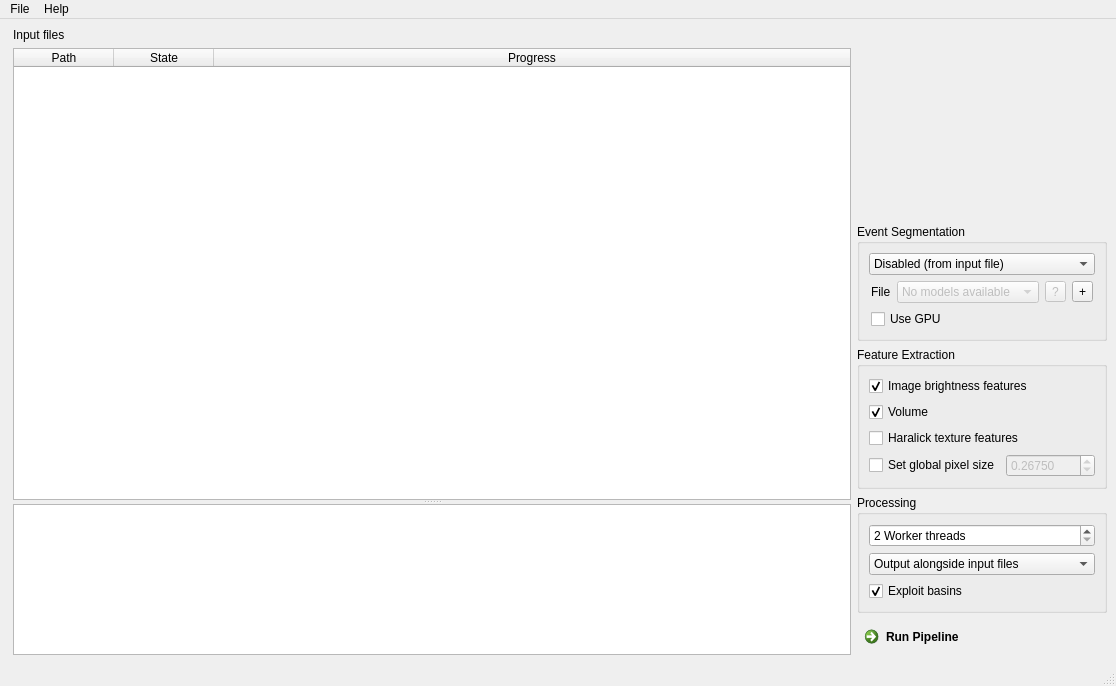
<?xml version="1.0" encoding="UTF-8"?>
<ui version="4.0">
 <class>MainWindow</class>
 <widget class="QMainWindow" name="MainWindow">
  <property name="geometry">
   <rect>
    <x>0</x>
    <y>0</y>
    <width>1116</width>
    <height>686</height>
   </rect>
  </property>
  <property name="windowTitle">
   <string>MainWindow</string>
  </property>
  <widget class="QWidget" name="centralwidget">
   <layout class="QHBoxLayout" name="horizontalLayout" stretch="4,1">
    <property name="leftMargin">
     <number>9</number>
    </property>
    <item>
     <layout class="QVBoxLayout" name="verticalLayout_5">
      <property name="leftMargin">
       <number>4</number>
      </property>
      <item>
       <widget class="QLabel" name="label_2">
        <property name="sizePolicy">
         <sizepolicy hsizetype="Expanding" vsizetype="Preferred">
          <horstretch>0</horstretch>
          <verstretch>0</verstretch>
         </sizepolicy>
        </property>
        <property name="text">
         <string>Input files</string>
        </property>
       </widget>
      </item>
      <item>
       <widget class="QSplitter" name="splitter">
        <property name="orientation">
         <enum>Qt::Orientation::Vertical</enum>
        </property>
        <widget class="ProgressTable" name="tableWidget_input">
         <property name="sizePolicy">
          <sizepolicy hsizetype="Expanding" vsizetype="Expanding">
           <horstretch>1</horstretch>
           <verstretch>3</verstretch>
          </sizepolicy>
         </property>
         <property name="editTriggers">
          <set>QAbstractItemView::EditTrigger::NoEditTriggers</set>
         </property>
         <property name="dragDropMode">
          <enum>QAbstractItemView::DragDropMode::NoDragDrop</enum>
         </property>
         <property name="alternatingRowColors">
          <bool>true</bool>
         </property>
         <property name="selectionMode">
          <enum>QAbstractItemView::SelectionMode::SingleSelection</enum>
         </property>
         <property name="selectionBehavior">
          <enum>QAbstractItemView::SelectionBehavior::SelectRows</enum>
         </property>
         <property name="textElideMode">
          <enum>Qt::TextElideMode::ElideMiddle</enum>
         </property>
         <property name="horizontalScrollMode">
          <enum>QAbstractItemView::ScrollMode::ScrollPerPixel</enum>
         </property>
         <property name="sortingEnabled">
          <bool>true</bool>
         </property>
         <property name="cornerButtonEnabled">
          <bool>false</bool>
         </property>
         <attribute name="horizontalHeaderMinimumSectionSize">
          <number>100</number>
         </attribute>
         <attribute name="horizontalHeaderDefaultSectionSize">
          <number>100</number>
         </attribute>
         <attribute name="horizontalHeaderShowSortIndicator" stdset="0">
          <bool>false</bool>
         </attribute>
         <attribute name="horizontalHeaderStretchLastSection">
          <bool>true</bool>
         </attribute>
         <column>
          <property name="text">
           <string>Path</string>
          </property>
         </column>
         <column>
          <property name="text">
           <string>State</string>
          </property>
         </column>
         <column>
          <property name="text">
           <string>Progress</string>
          </property>
         </column>
        </widget>
        <widget class="QTextBrowser" name="textBrowser">
         <property name="sizePolicy">
          <sizepolicy hsizetype="Expanding" vsizetype="Expanding">
           <horstretch>1</horstretch>
           <verstretch>1</verstretch>
          </sizepolicy>
         </property>
        </widget>
       </widget>
      </item>
     </layout>
    </item>
    <item>
     <widget class="QWidget" name="widget_options" native="true">
      <property name="sizePolicy">
       <sizepolicy hsizetype="Minimum" vsizetype="Preferred">
        <horstretch>0</horstretch>
        <verstretch>0</verstretch>
       </sizepolicy>
      </property>
      <layout class="QVBoxLayout" name="verticalLayout">
       <property name="leftMargin">
        <number>0</number>
       </property>
       <property name="topMargin">
        <number>0</number>
       </property>
       <property name="rightMargin">
        <number>0</number>
       </property>
       <property name="bottomMargin">
        <number>0</number>
       </property>
       <item>
        <spacer name="verticalSpacer_2">
         <property name="orientation">
          <enum>Qt::Orientation::Vertical</enum>
         </property>
         <property name="sizeHint" stdset="0">
          <size>
           <width>20</width>
           <height>40</height>
          </size>
         </property>
        </spacer>
       </item>
       <item>
        <widget class="QGroupBox" name="groupBox_4">
         <property name="sizePolicy">
          <sizepolicy hsizetype="Preferred" vsizetype="Preferred">
           <horstretch>0</horstretch>
           <verstretch>0</verstretch>
          </sizepolicy>
         </property>
         <property name="title">
          <string>Event Segmentation</string>
         </property>
         <layout class="QGridLayout" name="gridLayout_2">
          <item row="0" column="0">
           <widget class="QComboBox" name="comboBox_segmenter">
            <property name="sizePolicy">
             <sizepolicy hsizetype="Minimum" vsizetype="Fixed">
              <horstretch>0</horstretch>
              <verstretch>0</verstretch>
             </sizepolicy>
            </property>
            <property name="toolTip">
             <string>Select the segmentation method to use</string>
            </property>
            <item>
             <property name="text">
              <string>Disabled (from input file)</string>
             </property>
            </item>
            <item>
             <property name="text">
              <string>Thresholding</string>
             </property>
            </item>
            <item>
             <property name="text">
              <string>ML Model</string>
             </property>
            </item>
           </widget>
          </item>
          <item row="1" column="0" alignment="Qt::AlignTop">
           <widget class="QStackedWidget" name="stackedWidget_segmenter">
            <property name="sizePolicy">
             <sizepolicy hsizetype="Minimum" vsizetype="Minimum">
              <horstretch>0</horstretch>
              <verstretch>0</verstretch>
             </sizepolicy>
            </property>
            <property name="currentIndex">
             <number>2</number>
            </property>
            <widget class="QWidget" name="page_copy">
             <layout class="QGridLayout" name="gridLayout"/>
            </widget>
            <widget class="QWidget" name="page_thresh">
             <layout class="QGridLayout" name="gridLayout_3">
              <property name="leftMargin">
               <number>2</number>
              </property>
              <property name="topMargin">
               <number>0</number>
              </property>
              <property name="rightMargin">
               <number>2</number>
              </property>
              <property name="bottomMargin">
               <number>0</number>
              </property>
              <item row="0" column="0">
               <widget class="QLabel" name="label">
                <property name="toolTip">
                 <string>Mask-generating threshold for the background-corrected image.</string>
                </property>
                <property name="text">
                 <string>Threshold</string>
                </property>
               </widget>
              </item>
              <item row="0" column="1">
               <widget class="QSpinBox" name="spinBox_thresh">
                <property name="toolTip">
                 <string>Values smaller than zero are allowed</string>
                </property>
                <property name="minimum">
                 <number>-10</number>
                </property>
                <property name="maximum">
                 <number>-1</number>
                </property>
                <property name="value">
                 <number>-6</number>
                </property>
               </widget>
              </item>
              <item row="1" column="0">
               <spacer name="verticalSpacer">
                <property name="orientation">
                 <enum>Qt::Orientation::Vertical</enum>
                </property>
                <property name="sizeHint" stdset="0">
                 <size>
                  <width>20</width>
                  <height>0</height>
                 </size>
                </property>
               </spacer>
              </item>
             </layout>
            </widget>
            <widget class="QWidget" name="page_torch">
             <layout class="QVBoxLayout" name="verticalLayout_3">
              <property name="leftMargin">
               <number>2</number>
              </property>
              <property name="topMargin">
               <number>0</number>
              </property>
              <property name="rightMargin">
               <number>2</number>
              </property>
              <property name="bottomMargin">
               <number>0</number>
              </property>
              <item>
               <layout class="QGridLayout" name="gridLayout_4">
                <item row="0" column="1">
                 <widget class="QComboBox" name="comboBox_torch_model">
                  <property name="enabled">
                   <bool>false</bool>
                  </property>
                  <property name="sizePolicy">
                   <sizepolicy hsizetype="Expanding" vsizetype="Fixed">
                    <horstretch>0</horstretch>
                    <verstretch>0</verstretch>
                   </sizepolicy>
                  </property>
                  <item>
                   <property name="text">
                    <string>No models available</string>
                   </property>
                  </item>
                 </widget>
                </item>
                <item row="0" column="2">
                 <widget class="QToolButton" name="toolButton_torch_info">
                  <property name="enabled">
                   <bool>false</bool>
                  </property>
                  <property name="toolTip">
                   <string>show model details</string>
                  </property>
                  <property name="text">
                   <string>?</string>
                  </property>
                 </widget>
                </item>
                <item row="0" column="3">
                 <widget class="QToolButton" name="toolButton_torch_add">
                  <property name="toolTip">
                   <string>add a model file</string>
                  </property>
                  <property name="text">
                   <string>+</string>
                  </property>
                 </widget>
                </item>
                <item row="0" column="0">
                 <widget class="QLabel" name="label_3">
                  <property name="sizePolicy">
                   <sizepolicy hsizetype="Minimum" vsizetype="Preferred">
                    <horstretch>0</horstretch>
                    <verstretch>0</verstretch>
                   </sizepolicy>
                  </property>
                  <property name="text">
                   <string>File</string>
                  </property>
                 </widget>
                </item>
               </layout>
              </item>
              <item>
               <widget class="QCheckBox" name="checkBox_torch_use_gpu">
                <property name="text">
                 <string>Use GPU</string>
                </property>
               </widget>
              </item>
             </layout>
            </widget>
           </widget>
          </item>
         </layout>
        </widget>
       </item>
       <item alignment="Qt::AlignTop">
        <widget class="QGroupBox" name="groupBox_5">
         <property name="sizePolicy">
          <sizepolicy hsizetype="Preferred" vsizetype="Expanding">
           <horstretch>0</horstretch>
           <verstretch>0</verstretch>
          </sizepolicy>
         </property>
         <property name="title">
          <string>Feature Extraction</string>
         </property>
         <layout class="QVBoxLayout" name="verticalLayout_7">
          <item>
           <widget class="QCheckBox" name="checkBox_feat_bright">
            <property name="toolTip">
             <string>Compute brightness features, such as mean event brightness</string>
            </property>
            <property name="text">
             <string>Image brightness features</string>
            </property>
            <property name="checked">
             <bool>true</bool>
            </property>
           </widget>
          </item>
          <item>
           <widget class="QCheckBox" name="checkBox_feat_volume">
            <property name="toolTip">
             <string>Estimate the event volume using volrevolve algorithm</string>
            </property>
            <property name="text">
             <string>Volume</string>
            </property>
            <property name="checked">
             <bool>true</bool>
            </property>
           </widget>
          </item>
          <item>
           <widget class="QCheckBox" name="checkBox_feat_haralick">
            <property name="toolTip">
             <string>Compute the haralick texture features (computationally expensive)</string>
            </property>
            <property name="text">
             <string>Haralick texture features</string>
            </property>
           </widget>
          </item>
          <item>
           <layout class="QHBoxLayout" name="horizontalLayout_2">
            <property name="topMargin">
             <number>0</number>
            </property>
            <item>
             <widget class="QCheckBox" name="checkBox_pixel_size">
              <property name="toolTip">
               <string>Set the pixel size to a fixed value for all input files</string>
              </property>
              <property name="text">
               <string>Set global pixel size</string>
              </property>
             </widget>
            </item>
            <item>
             <widget class="QDoubleSpinBox" name="doubleSpinBox_pixel_size">
              <property name="enabled">
               <bool>false</bool>
              </property>
              <property name="decimals">
               <number>5</number>
              </property>
              <property name="minimum">
               <double>0.100000000000000</double>
              </property>
              <property name="maximum">
               <double>0.950000000000000</double>
              </property>
              <property name="value">
               <double>0.267500000000000</double>
              </property>
             </widget>
            </item>
           </layout>
          </item>
         </layout>
        </widget>
       </item>
       <item>
        <widget class="QGroupBox" name="groupBox_6">
         <property name="sizePolicy">
          <sizepolicy hsizetype="Preferred" vsizetype="Preferred">
           <horstretch>0</horstretch>
           <verstretch>0</verstretch>
          </sizepolicy>
         </property>
         <property name="title">
          <string>Processing</string>
         </property>
         <layout class="QVBoxLayout" name="verticalLayout_8">
          <item>
           <widget class="QSpinBox" name="spinBox_procs">
            <property name="toolTip">
             <string>Number of CPU threads to use, reduce if you need a responsive system</string>
            </property>
            <property name="suffix">
             <string> Worker threads</string>
            </property>
            <property name="minimum">
             <number>2</number>
            </property>
            <property name="maximum">
             <number>64</number>
            </property>
           </widget>
          </item>
          <item>
           <widget class="QComboBox" name="comboBox_output">
            <item>
             <property name="text">
              <string>Output alongside input files</string>
             </property>
            </item>
            <item>
             <property name="text">
              <string>Select output path...</string>
             </property>
            </item>
           </widget>
          </item>
          <item>
           <widget class="QCheckBox" name="checkBox_basins">
            <property name="toolTip">
             <string>Produce smaller output files faster by referring to the input data via basins</string>
            </property>
            <property name="text">
             <string>Exploit basins</string>
            </property>
            <property name="checked">
             <bool>true</bool>
            </property>
           </widget>
          </item>
         </layout>
        </widget>
       </item>
       <item>
        <widget class="QCommandLinkButton" name="commandLinkButton_run">
         <property name="text">
          <string>Run Pipeline</string>
         </property>
        </widget>
       </item>
      </layout>
     </widget>
    </item>
   </layout>
  </widget>
  <widget class="QMenuBar" name="menubar">
   <property name="geometry">
    <rect>
     <x>0</x>
     <y>0</y>
     <width>1116</width>
     <height>23</height>
    </rect>
   </property>
   <widget class="QMenu" name="menuHelp">
    <property name="title">
     <string>Help</string>
    </property>
    <addaction name="actionDocumentation"/>
    <addaction name="actionSoftware"/>
    <addaction name="actionAbout"/>
   </widget>
   <widget class="QMenu" name="menuFile">
    <property name="title">
     <string>File</string>
    </property>
    <addaction name="actionAdd"/>
    <addaction name="actionClear"/>
    <addaction name="separator"/>
    <addaction name="actionQuit"/>
   </widget>
   <addaction name="menuFile"/>
   <addaction name="menuHelp"/>
  </widget>
  <widget class="QStatusBar" name="statusbar"/>
  <action name="actionExit">
   <property name="text">
    <string>Quit</string>
   </property>
  </action>
  <action name="actionAbout">
   <property name="text">
    <string>About</string>
   </property>
  </action>
  <action name="actionSoftware">
   <property name="text">
    <string>Software</string>
   </property>
  </action>
  <action name="actionDocumentation">
   <property name="text">
    <string>Documentation</string>
   </property>
  </action>
  <action name="actionQuit">
   <property name="text">
    <string>Quit</string>
   </property>
  </action>
  <action name="actionAdd">
   <property name="text">
    <string>Add data</string>
   </property>
  </action>
  <action name="actionClear">
   <property name="text">
    <string>Clear list</string>
   </property>
  </action>
 </widget>
 <customwidgets>
  <customwidget>
   <class>ProgressTable</class>
   <extends>QTableWidget</extends>
   <header>chipstream.gui.table_progress</header>
  </customwidget>
 </customwidgets>
 <resources/>
 <connections>
  <connection>
   <sender>comboBox_segmenter</sender>
   <signal>currentIndexChanged(int)</signal>
   <receiver>stackedWidget_segmenter</receiver>
   <slot>setCurrentIndex(int)</slot>
   <hints>
    <hint type="sourcelabel">
     <x>1052</x>
     <y>248</y>
    </hint>
    <hint type="destinationlabel">
     <x>1052</x>
     <y>312</y>
    </hint>
   </hints>
  </connection>
  <connection>
   <sender>checkBox_pixel_size</sender>
   <signal>toggled(bool)</signal>
   <receiver>doubleSpinBox_pixel_size</receiver>
   <slot>setEnabled(bool)</slot>
   <hints>
    <hint type="sourcelabel">
     <x>1149</x>
     <y>547</y>
    </hint>
    <hint type="destinationlabel">
     <x>1310</x>
     <y>547</y>
    </hint>
   </hints>
  </connection>
  <connection>
   <sender>actionQuit</sender>
   <signal>triggered()</signal>
   <receiver>MainWindow</receiver>
   <slot>close()</slot>
   <hints>
    <hint type="sourcelabel">
     <x>-1</x>
     <y>-1</y>
    </hint>
    <hint type="destinationlabel">
     <x>557</x>
     <y>342</y>
    </hint>
   </hints>
  </connection>
 </connections>
</ui>
